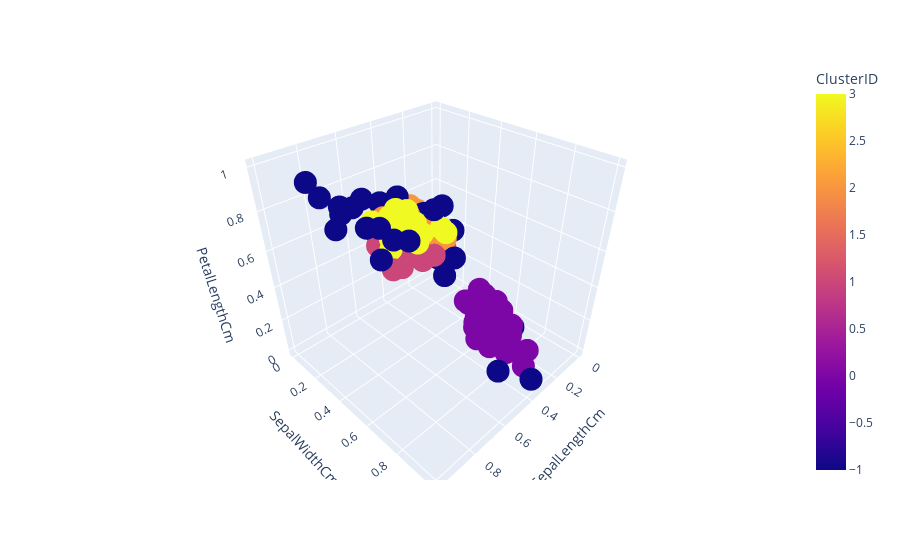
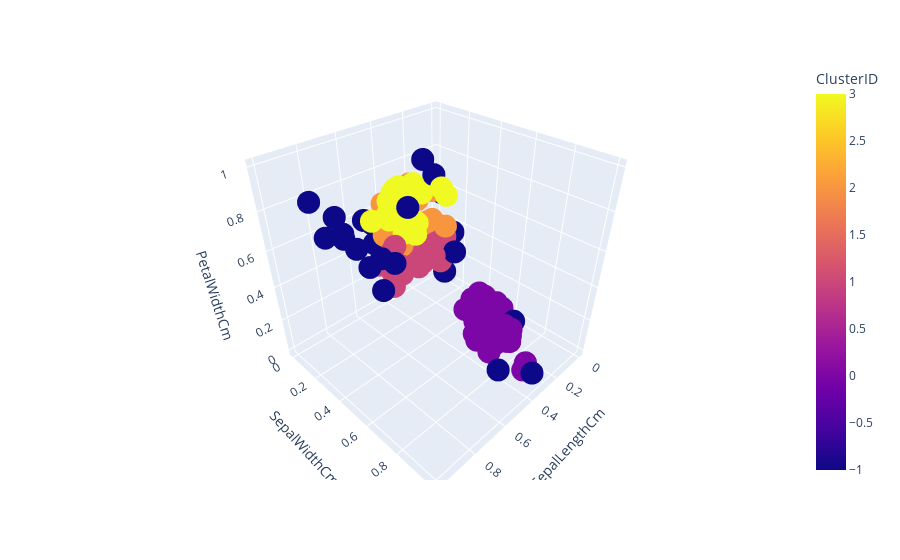
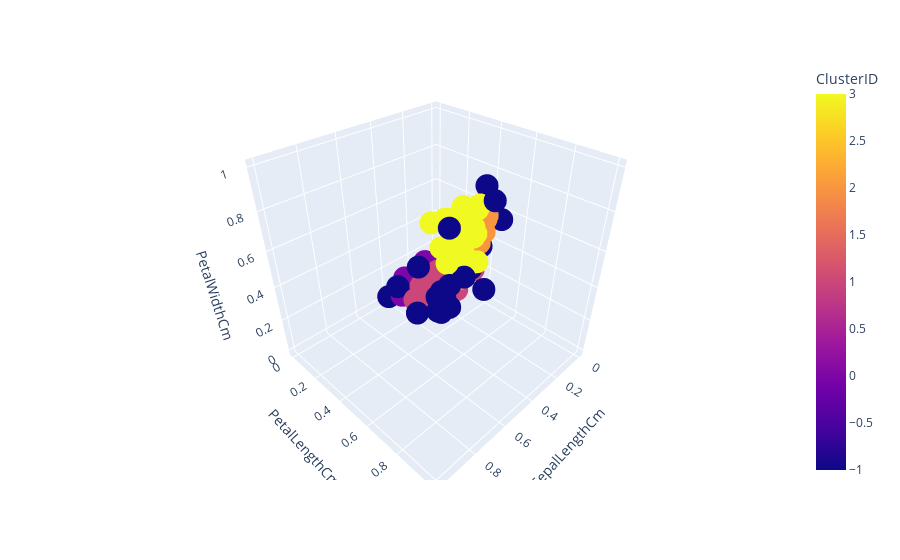
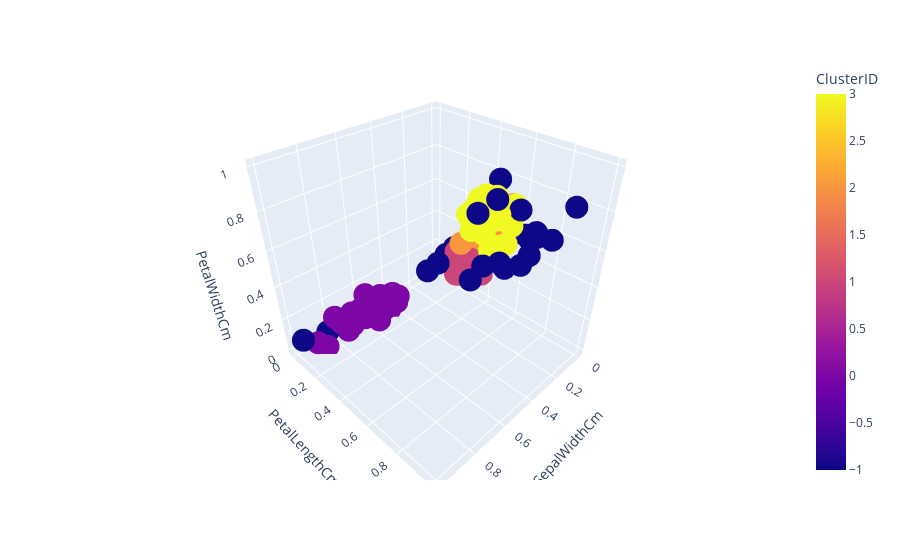

Notebook cell for these charts, in order:
### Code cell
Plotly3D(X.columns,ClusterDF)

### Figure 1 — Plotly figure (JSON) as saved in the notebook; plotly's stock layout.template omitted (floating-point values rounded to 4 significant figures; data arrays with more than 128 entries replaced by an {"elided": "..."} marker saying what was removed)
{"data": [{"hovertemplate": "SepalLengthCm=%{x}<br>SepalWidthCm=%{y}<br>PetalLengthCm=%{z}<br>ClusterID=%{marker.color}<extra></extra>", "legendgroup": "", "marker": {"color": {"elided": "150 int values"}, "coloraxis": "coloraxis", "symbol": "circle"}, "mode": "markers", "name": "", "scene": "scene", "showlegend": false, "type": "scatter3d", "x": {"elided": "150 float values"}, "y": {"elided": "150 float values"}, "z": {"elided": "150 float values"}}], "layout": {"coloraxis": {"colorbar": {"title": {"text": "ClusterID"}}, "colorscale": [[0, "#0d0887"], [0.1111, "#46039f"], [0.2222, "#7201a8"], [0.3333, "#9c179e"], [0.4444, "#bd3786"], [0.5556, "#d8576b"], [0.6667, "#ed7953"], [0.7778, "#fb9f3a"], [0.8889, "#fdca26"], [1, "#f0f921"]]}, "legend": {"tracegroupgap": 0}, "margin": {"t": 60}, "scene": {"domain": {"x": [0, 1], "y": [0, 1]}, "xaxis": {"title": {"text": "SepalLengthCm"}}, "yaxis": {"title": {"text": "SepalWidthCm"}}, "zaxis": {"title": {"text": "PetalLengthCm"}}}}}

### Figure 2 — Plotly figure (JSON) as saved in the notebook; plotly's stock layout.template omitted (floating-point values rounded to 4 significant figures; data arrays with more than 128 entries replaced by an {"elided": "..."} marker saying what was removed)
{"data": [{"hovertemplate": "SepalLengthCm=%{x}<br>SepalWidthCm=%{y}<br>PetalWidthCm=%{z}<br>ClusterID=%{marker.color}<extra></extra>", "legendgroup": "", "marker": {"color": {"elided": "150 int values"}, "coloraxis": "coloraxis", "symbol": "circle"}, "mode": "markers", "name": "", "scene": "scene", "showlegend": false, "type": "scatter3d", "x": {"elided": "150 float values"}, "y": {"elided": "150 float values"}, "z": {"elided": "150 float values"}}], "layout": {"coloraxis": {"colorbar": {"title": {"text": "ClusterID"}}, "colorscale": [[0, "#0d0887"], [0.1111, "#46039f"], [0.2222, "#7201a8"], [0.3333, "#9c179e"], [0.4444, "#bd3786"], [0.5556, "#d8576b"], [0.6667, "#ed7953"], [0.7778, "#fb9f3a"], [0.8889, "#fdca26"], [1, "#f0f921"]]}, "legend": {"tracegroupgap": 0}, "margin": {"t": 60}, "scene": {"domain": {"x": [0, 1], "y": [0, 1]}, "xaxis": {"title": {"text": "SepalLengthCm"}}, "yaxis": {"title": {"text": "SepalWidthCm"}}, "zaxis": {"title": {"text": "PetalWidthCm"}}}}}

### Figure 3 — Plotly figure (JSON) as saved in the notebook; plotly's stock layout.template omitted (floating-point values rounded to 4 significant figures; data arrays with more than 128 entries replaced by an {"elided": "..."} marker saying what was removed)
{"data": [{"hovertemplate": "SepalLengthCm=%{x}<br>PetalLengthCm=%{y}<br>PetalWidthCm=%{z}<br>ClusterID=%{marker.color}<extra></extra>", "legendgroup": "", "marker": {"color": {"elided": "150 int values"}, "coloraxis": "coloraxis", "symbol": "circle"}, "mode": "markers", "name": "", "scene": "scene", "showlegend": false, "type": "scatter3d", "x": {"elided": "150 float values"}, "y": {"elided": "150 float values"}, "z": {"elided": "150 float values"}}], "layout": {"coloraxis": {"colorbar": {"title": {"text": "ClusterID"}}, "colorscale": [[0, "#0d0887"], [0.1111, "#46039f"], [0.2222, "#7201a8"], [0.3333, "#9c179e"], [0.4444, "#bd3786"], [0.5556, "#d8576b"], [0.6667, "#ed7953"], [0.7778, "#fb9f3a"], [0.8889, "#fdca26"], [1, "#f0f921"]]}, "legend": {"tracegroupgap": 0}, "margin": {"t": 60}, "scene": {"domain": {"x": [0, 1], "y": [0, 1]}, "xaxis": {"title": {"text": "SepalLengthCm"}}, "yaxis": {"title": {"text": "PetalLengthCm"}}, "zaxis": {"title": {"text": "PetalWidthCm"}}}}}

### Figure 4 — Plotly figure (JSON) as saved in the notebook; plotly's stock layout.template omitted (floating-point values rounded to 4 significant figures; data arrays with more than 128 entries replaced by an {"elided": "..."} marker saying what was removed)
{"data": [{"hovertemplate": "SepalWidthCm=%{x}<br>PetalLengthCm=%{y}<br>PetalWidthCm=%{z}<br>ClusterID=%{marker.color}<extra></extra>", "legendgroup": "", "marker": {"color": {"elided": "150 int values"}, "coloraxis": "coloraxis", "symbol": "circle"}, "mode": "markers", "name": "", "scene": "scene", "showlegend": false, "type": "scatter3d", "x": {"elided": "150 float values"}, "y": {"elided": "150 float values"}, "z": {"elided": "150 float values"}}], "layout": {"coloraxis": {"colorbar": {"title": {"text": "ClusterID"}}, "colorscale": [[0, "#0d0887"], [0.1111, "#46039f"], [0.2222, "#7201a8"], [0.3333, "#9c179e"], [0.4444, "#bd3786"], [0.5556, "#d8576b"], [0.6667, "#ed7953"], [0.7778, "#fb9f3a"], [0.8889, "#fdca26"], [1, "#f0f921"]]}, "legend": {"tracegroupgap": 0}, "margin": {"t": 60}, "scene": {"domain": {"x": [0, 1], "y": [0, 1]}, "xaxis": {"title": {"text": "SepalWidthCm"}}, "yaxis": {"title": {"text": "PetalLengthCm"}}, "zaxis": {"title": {"text": "PetalWidthCm"}}}}}
